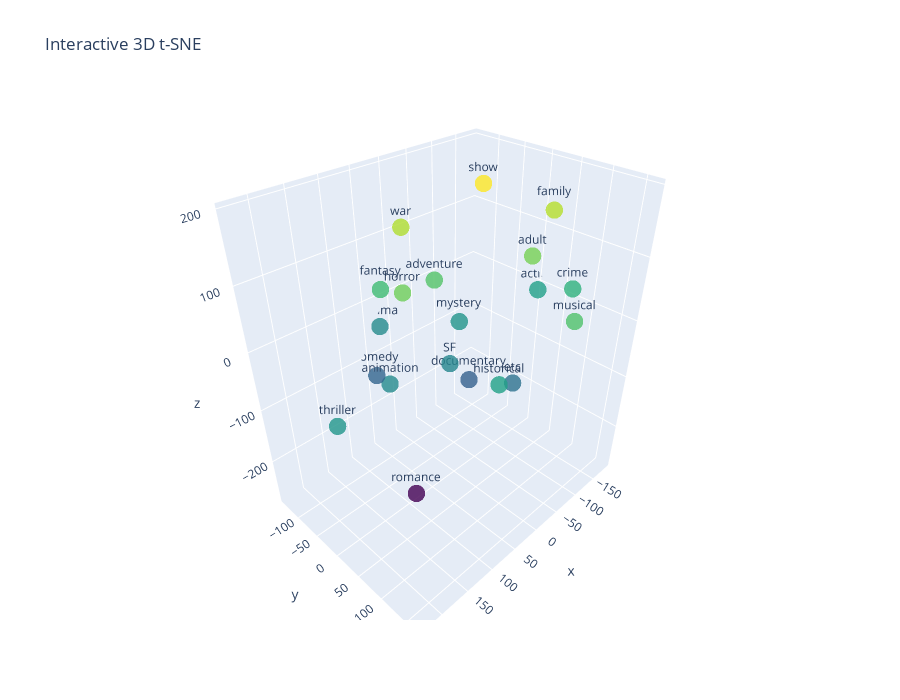

Notebook cell for this chart:
### Code cell
3D t-sne
import plotly.offline as pyo
import plotly.graph_objects as go

# 노트북 모드 초기화 (이 줄이 핵심입니다!)
pyo.init_notebook_mode(connected=True)

# --- 기존 그래프 코드 ---
fig = go.Figure(data=[go.Scatter3d(
    x=X_embedded_3d[:, 0],
    y=X_embedded_3d[:, 1],
    z=X_embedded_3d[:, 2],
    mode='markers+text',
    text=genre_name[:valid_size],
    textposition="top center",
    marker=dict(size=6, color=X_embedded_3d[:, 2], colorscale='Viridis', opacity=0.8)
)])

fig.update_layout(title="Interactive 3D t-SNE", width=900, height=700)
fig.show()
# renderer를 'iframe'으로 설정
fig.show(renderer="iframe")

# 혹은 'notebook'으로 설정
# fig.show(renderer="notebook")

### Figure 1 — Plotly figure (JSON) as saved in the notebook; plotly's stock layout.template omitted (floating-point values rounded to 4 significant figures)
{"data": [{"marker": {"color": [-10.31, 95.02, 64.84, -51.35, -122.1, 23.85, -131.3, -49.68, -100.4, 140.7, 46.32, -8.958, 89.27, 60.82, -33.43, -272.7, -59.01, 192.2, -28.78, 136.5], "colorscale": [[0, "#440154"], [0.1111, "#482878"], [0.2222, "#3e4989"], [0.3333, "#31688e"], [0.4444, "#26828e"], [0.5556, "#1f9e89"], [0.6667, "#35b779"], [0.7778, "#6ece58"], [0.8889, "#b5de2b"], [1, "#fde725"]], "opacity": 0.8, "size": 6}, "mode": "markers+text", "text": ["action", "adult", "adventure", "animation", "comedy", "crime", "documentary", "drama", "etc", "family", "fantasy", "historical", "horror", "musical", "mystery", "romance", "SF", "show", "thriller", "war"], "textposition": "top center", "type": "scatter3d", "x": [-182.0, -95.09, 9.074, 111.0, 54.07, -169.7, -50.71, 27.28, -61.04, -152.9, 57.89, 49.09, 92.03, -44.29, -51.98, 87.29, 11.19, -53.67, 228.6, 30.47], "y": [4.957, 54.35, -31.58, -15.54, -120.5, 76.8, -17.92, -137.8, 62.26, 41.73, -90.16, 126.6, -1.761, 165.4, -41.97, 1.924, 0.868, -2.585, 26.99, -71.96], "z": [-10.31, 95.02, 64.84, -51.35, -122.1, 23.85, -131.3, -49.68, -100.4, 140.7, 46.32, -8.958, 89.27, 60.82, -33.43, -272.7, -59.01, 192.2, -28.78, 136.5]}], "layout": {"height": 700, "title": {"text": "Interactive 3D t-SNE"}, "width": 900}}
